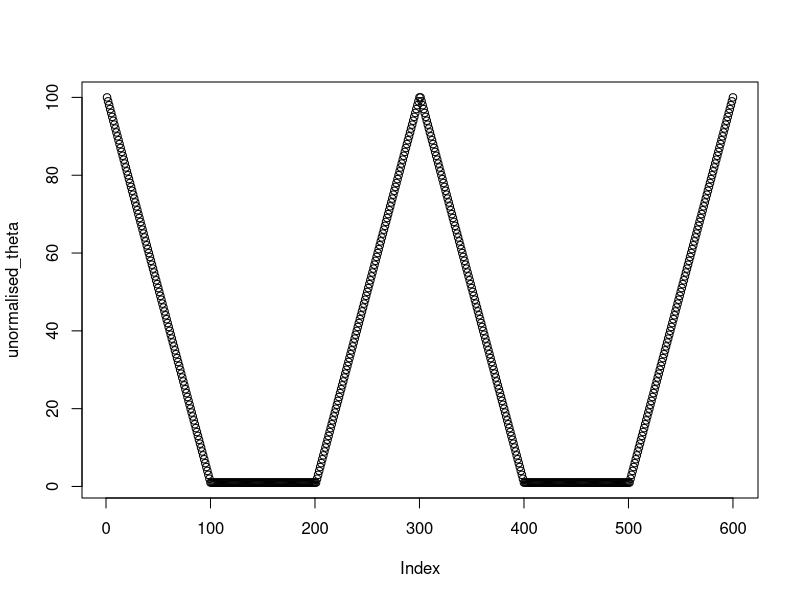

Write the R code that produced this figure. (Note: this script raises an error after producing the figure.)
# exercise 6.3

# a)

# prior

unormalised_theta = c(100:1, rep(1,100), 1:100, 100:1, rep(1,100), 1:100)
plot(unormalised_theta)
width = 1 / length(unormalised_theta)
theta = seq(width/2, 1-width/2, width)
prior1 = unormalised_theta / sum(unormalised_theta)

trials = 4
heads = 3
data = c(rep(1, heads), rep(0, trials-heads))

post1 = BernGrid(theta, prior1, data)

# b)

trials = 16
heads = 12
data = c(rep(1, heads), rep(0, trials-heads))

post2 = BernGrid(theta, post1, data)